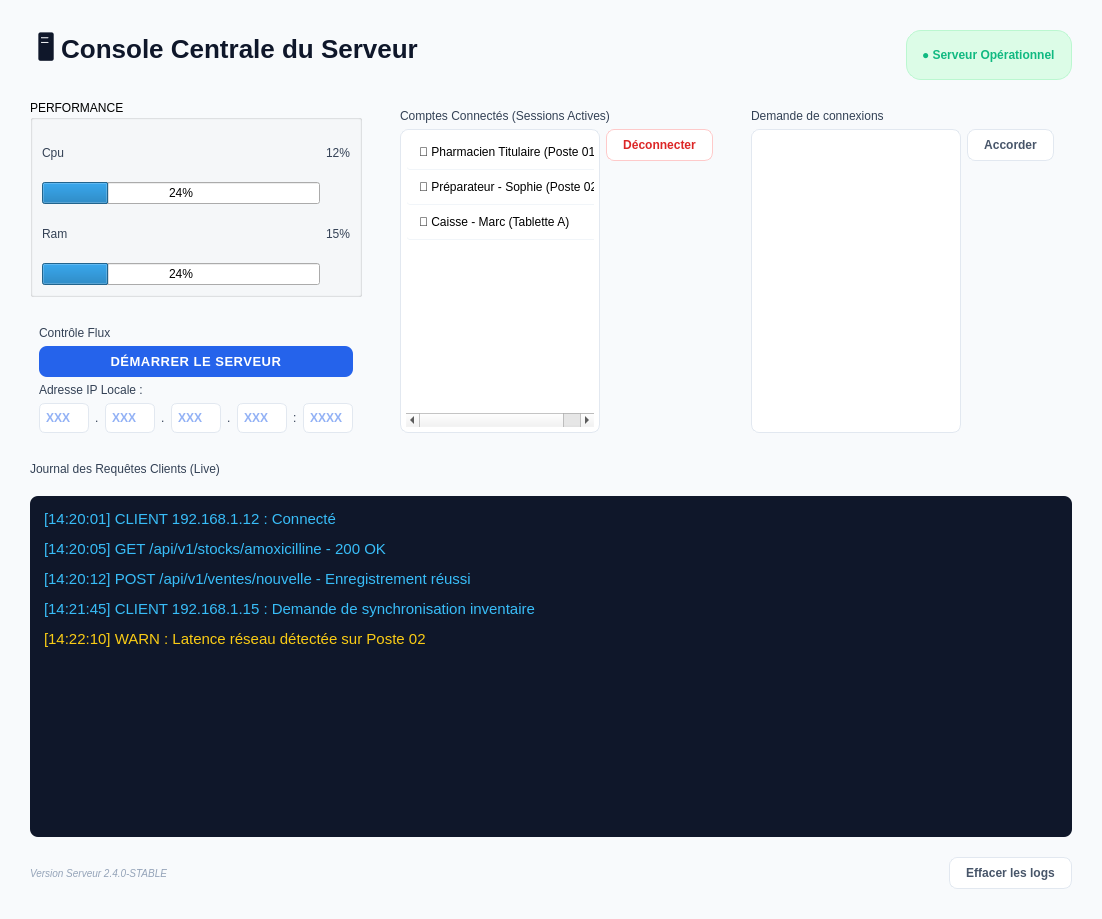
<?xml version="1.0" encoding="UTF-8"?>
<ui version="4.0">
 <class>PharmacieServerWidget</class>
 <widget class="QWidget" name="PharmacieServerWidget">
  <property name="geometry">
   <rect>
    <x>0</x>
    <y>0</y>
    <width>1102</width>
    <height>919</height>
   </rect>
  </property>
  <property name="windowTitle">
   <string>Console Serveur - Gestion Officine</string>
  </property>
  <property name="styleSheet">
   <string notr="true">/* Global Reset */
QWidget#PharmacieServerWidget {
    background-color: #f8fafc; /* Gris très clair pour le fond */
}

QLabel {
    font-family: &quot;Inter&quot;, &quot;Segoe UI&quot;, sans-serif;
    color: #334155;
}

/* En-tête */
QLabel#titleLabel {
    font-size: 26px;
    font-weight: 800;
    color: #0f172a;
    padding-bottom: 5px;
}

QLabel#serverStatusBadge {
    background-color: #dcfce7;
    color: #15803d;
    padding: 6px 12px;
    border-radius: 15px;
    font-weight: bold;
    border: 1px solid #bbf7d0;
}

/* Sections / Panels */
QFrame.ControlPanel {
    background-color: #ffffff;
    border: 1px solid #e2e8f0;
    border-radius: 12px;
}

QLabel.SectionHeader {
    font-size: 12px;
    font-weight: 800;
    color: #64748b;
    text-transform: uppercase;
    letter-spacing: 1.2px;
    margin-bottom: 5px;
}

/* Boutons */
QPushButton {
    background-color: #ffffff;
    border: 1px solid #e2e8f0;
    border-radius: 8px;
    padding: 8px 16px;
    font-weight: 600;
    color: #475569;
}

QPushButton:hover {
    background-color: #f1f5f9;
    border-color: #cbd5e1;
}

QPushButton#btnToggleServer {
    background-color: #2563eb;
    color: white;
    border: none;
    font-size: 13px;
    letter-spacing: 0.5px;
}

QPushButton#btnToggleServer:hover {
    background-color: #1d4ed8;
}

QPushButton#btnKick {
    color: #dc2626;
    border: 1px solid #fecaca;
}

QPushButton#btnKick:hover {
    background-color: #fef2f2;
}

/* Inputs (IP Address) */
QLineEdit {
    border: 1px solid #e2e8f0;
    border-radius: 6px;
    padding: 4px;
    background: #ffffff;
    selection-background-color: #93c5fd;
}

QLineEdit:focus {
    border: 2px solid #3b82f6;
}

/* Moniteur de logs */
QTextEdit#logMonitor {
    background-color: #0f172a;
    color: #38bdf8;
    font-family: &quot;Consolas&amp;quot&quot;,&quot;Monaco&amp;quot&quot;,&quot;monospace&quot;;
    border-radius: 8px;
    padding: 10px;
}

/* Listes */
QListWidget#listConnected, QListWidget#listWidget {
    border: 1px solid #e2e8f0;
    border-radius: 8px;
    background-color: #ffffff;
    outline: none;
    padding: 5px;
}

QListWidget::item {
    padding: 10px;
    border-bottom: 1px solid #f1f5f9;
    border-radius: 4px;
}

QListWidget::item:selected {
    background-color: #eff6ff;
    color: #2563eb;
    font-weight: bold;
}

/* Footer */
QLabel#lblFoot {
    color: #94a3b8;
    font-style: italic;
}</string>
  </property>
  <layout class="QVBoxLayout" name="mainLayout">
   <property name="spacing">
    <number>20</number>
   </property>
   <property name="leftMargin">
    <number>30</number>
   </property>
   <property name="topMargin">
    <number>30</number>
   </property>
   <property name="rightMargin">
    <number>30</number>
   </property>
   <property name="bottomMargin">
    <number>30</number>
   </property>
   <item>
    <layout class="QHBoxLayout" name="headerLayout">
     <item>
      <widget class="QLabel" name="titleLabel">
       <property name="text">
        <string>🖥️ Console Centrale du Serveur</string>
       </property>
      </widget>
     </item>
     <item>
      <spacer name="horizontalSpacer">
       <property name="orientation">
        <enum>Qt::Orientation::Horizontal</enum>
       </property>
       <property name="sizeHint" stdset="0">
        <size>
         <width>0</width>
         <height>0</height>
        </size>
       </property>
      </spacer>
     </item>
     <item>
      <widget class="QLabel" name="serverStatusBadge">
       <property name="styleSheet">
        <string notr="true">color: #10b981; font-weight: bold;</string>
       </property>
       <property name="text">
        <string>● Serveur Opérationnel</string>
       </property>
      </widget>
     </item>
    </layout>
   </item>
   <item>
    <layout class="QHBoxLayout" name="topConfigRow" stretch="1,1,1">
     <property name="spacing">
      <number>20</number>
     </property>
     <item>
      <layout class="QVBoxLayout" name="verticalLayout_3" stretch="1,0">
       <property name="rightMargin">
        <number>9</number>
       </property>
       <item>
        <widget class="QGroupBox" name="groupBox_2">
         <property name="title">
          <string>PERFORMANCE</string>
         </property>
         <layout class="QVBoxLayout" name="verticalLayout_4">
          <item>
           <layout class="QGridLayout" name="gridLayout">
            <item row="0" column="0">
             <widget class="QLabel" name="label_6">
              <property name="text">
               <string>Cpu</string>
              </property>
             </widget>
            </item>
            <item row="2" column="1">
             <widget class="QLabel" name="label_9">
              <property name="text">
               <string>15%</string>
              </property>
             </widget>
            </item>
            <item row="1" column="0">
             <widget class="QProgressBar" name="progressBar">
              <property name="value">
               <number>24</number>
              </property>
             </widget>
            </item>
            <item row="3" column="0">
             <widget class="QProgressBar" name="progressBar_2">
              <property name="value">
               <number>24</number>
              </property>
             </widget>
            </item>
            <item row="2" column="0">
             <widget class="QLabel" name="label_8">
              <property name="text">
               <string>Ram</string>
              </property>
             </widget>
            </item>
            <item row="0" column="1">
             <widget class="QLabel" name="label_7">
              <property name="text">
               <string>12%</string>
              </property>
             </widget>
            </item>
           </layout>
          </item>
         </layout>
        </widget>
       </item>
       <item>
        <widget class="QFrame" name="controlBox">
         <property name="className" stdset="0">
          <string>ControlPanel</string>
         </property>
         <layout class="QVBoxLayout" name="vControl" stretch="0,0,0,1">
          <item>
           <widget class="QLabel" name="lblCtrl">
            <property name="text">
             <string>Contrôle Flux</string>
            </property>
            <property name="className" stdset="0">
             <string>SectionHeader</string>
            </property>
           </widget>
          </item>
          <item>
           <widget class="QPushButton" name="btnToggleServer">
            <property name="text">
             <string>DÉMARRER LE SERVEUR</string>
            </property>
           </widget>
          </item>
          <item>
           <widget class="QLabel" name="lblIp">
            <property name="text">
             <string>Adresse IP Locale :</string>
            </property>
           </widget>
          </item>
          <item>
           <widget class="QFrame" name="horizontalFrame_ip">
            <property name="styleSheet">
             <string notr="true">QLineEdit{
	font-weight: bold; 
	color: #2563eb;
}</string>
            </property>
            <layout class="QHBoxLayout" name="horizontalLayout">
             <property name="leftMargin">
              <number>0</number>
             </property>
             <property name="topMargin">
              <number>0</number>
             </property>
             <property name="rightMargin">
              <number>0</number>
             </property>
             <property name="bottomMargin">
              <number>0</number>
             </property>
             <item>
              <widget class="QLineEdit" name="lineEdit">
               <property name="minimumSize">
                <size>
                 <width>50</width>
                 <height>30</height>
                </size>
               </property>
               <property name="placeholderText">
                <string>XXX</string>
               </property>
              </widget>
             </item>
             <item>
              <widget class="QLabel" name="label">
               <property name="text">
                <string>.</string>
               </property>
              </widget>
             </item>
             <item>
              <widget class="QLineEdit" name="lineEdit_2">
               <property name="minimumSize">
                <size>
                 <width>50</width>
                 <height>30</height>
                </size>
               </property>
               <property name="placeholderText">
                <string>XXX</string>
               </property>
              </widget>
             </item>
             <item>
              <widget class="QLabel" name="label_2">
               <property name="text">
                <string>.</string>
               </property>
              </widget>
             </item>
             <item>
              <widget class="QLineEdit" name="lineEdit_3">
               <property name="minimumSize">
                <size>
                 <width>50</width>
                 <height>30</height>
                </size>
               </property>
               <property name="placeholderText">
                <string>XXX</string>
               </property>
              </widget>
             </item>
             <item>
              <widget class="QLabel" name="label_3">
               <property name="text">
                <string>.</string>
               </property>
              </widget>
             </item>
             <item>
              <widget class="QLineEdit" name="lineEdit_4">
               <property name="minimumSize">
                <size>
                 <width>50</width>
                 <height>30</height>
                </size>
               </property>
               <property name="placeholderText">
                <string>XXX</string>
               </property>
              </widget>
             </item>
             <item>
              <widget class="QLabel" name="label_4">
               <property name="text">
                <string>:</string>
               </property>
              </widget>
             </item>
             <item>
              <widget class="QLineEdit" name="lineEdit_5">
               <property name="minimumSize">
                <size>
                 <width>50</width>
                 <height>30</height>
                </size>
               </property>
               <property name="placeholderText">
                <string>XXXX</string>
               </property>
              </widget>
             </item>
            </layout>
           </widget>
          </item>
         </layout>
        </widget>
       </item>
      </layout>
     </item>
     <item>
      <widget class="QFrame" name="usersBox">
       <property name="className" stdset="0">
        <string>ControlPanel</string>
       </property>
       <layout class="QVBoxLayout" name="vUsers">
        <item>
         <widget class="QLabel" name="lblUsers">
          <property name="text">
           <string>Comptes Connectés (Sessions Actives)</string>
          </property>
          <property name="className" stdset="0">
           <string>SectionHeader</string>
          </property>
         </widget>
        </item>
        <item>
         <layout class="QHBoxLayout" name="userListLayout" stretch="1,0">
          <item>
           <widget class="QListWidget" name="listConnected">
            <item>
             <property name="text">
              <string>👤 Pharmacien Titulaire (Poste 01)</string>
             </property>
            </item>
            <item>
             <property name="text">
              <string>👤 Préparateur - Sophie (Poste 02)</string>
             </property>
            </item>
            <item>
             <property name="text">
              <string>👤 Caisse - Marc (Tablette A)</string>
             </property>
            </item>
           </widget>
          </item>
          <item>
           <layout class="QVBoxLayout" name="userActions">
            <item>
             <widget class="QPushButton" name="btnKick">
              <property name="text">
               <string>Déconnecter</string>
              </property>
             </widget>
            </item>
            <item>
             <spacer name="vsU">
              <property name="orientation">
               <enum>Qt::Orientation::Vertical</enum>
              </property>
              <property name="sizeHint" stdset="0">
               <size>
                <width>0</width>
                <height>0</height>
               </size>
              </property>
             </spacer>
            </item>
           </layout>
          </item>
         </layout>
        </item>
       </layout>
      </widget>
     </item>
     <item>
      <widget class="QFrame" name="frame">
       <property name="frameShape">
        <enum>QFrame::Shape::NoFrame</enum>
       </property>
       <property name="frameShadow">
        <enum>QFrame::Shadow::Raised</enum>
       </property>
       <layout class="QVBoxLayout" name="verticalLayout_2">
        <item>
         <widget class="QLabel" name="label_5">
          <property name="text">
           <string>Demande de connexions</string>
          </property>
         </widget>
        </item>
        <item>
         <layout class="QHBoxLayout" name="horizontalLayout_2" stretch="1,0">
          <property name="bottomMargin">
           <number>0</number>
          </property>
          <item>
           <widget class="QListWidget" name="listWidget"/>
          </item>
          <item>
           <layout class="QVBoxLayout" name="verticalLayout">
            <property name="rightMargin">
             <number>9</number>
            </property>
            <property name="bottomMargin">
             <number>9</number>
            </property>
            <item>
             <widget class="QPushButton" name="pushButton">
              <property name="text">
               <string>Accorder</string>
              </property>
             </widget>
            </item>
            <item>
             <spacer name="verticalSpacer_2">
              <property name="orientation">
               <enum>Qt::Orientation::Vertical</enum>
              </property>
              <property name="sizeHint" stdset="0">
               <size>
                <width>20</width>
                <height>40</height>
               </size>
              </property>
             </spacer>
            </item>
           </layout>
          </item>
         </layout>
        </item>
       </layout>
      </widget>
     </item>
    </layout>
   </item>
   <item>
    <widget class="QLabel" name="lblLog">
     <property name="text">
      <string>Journal des Requêtes Clients (Live)</string>
     </property>
     <property name="className" stdset="0">
      <string>SectionHeader</string>
     </property>
    </widget>
   </item>
   <item>
    <widget class="QTextEdit" name="logMonitor">
     <property name="readOnly">
      <bool>true</bool>
     </property>
     <property name="html">
      <string>&lt;!DOCTYPE HTML PUBLIC &quot;-//W3C//DTD HTML 4.0//EN&quot; &quot;http://www.w3.org/TR/REC-html40/strict.dtd&quot;&gt;
&lt;html&gt;&lt;head&gt;&lt;meta name=&quot;qrichtext&quot; content=&quot;1&quot; /&gt;&lt;meta charset=&quot;utf-8&quot; /&gt;&lt;style type=&quot;text/css&quot;&gt;
p, li { white-space: pre-wrap; }
hr { height: 1px; border-width: 0; }
li.unchecked::marker { content: &quot;\2610&quot;; }
li.checked::marker { content: &quot;\2612&quot;; }
&lt;/style&gt;&lt;/head&gt;&lt;body style=&quot; font-family:'Consolas&amp;amp;quot','Monaco&amp;amp;quot','monospace'; font-size:11pt; font-weight:400; font-style:normal;&quot;&gt;
&lt;p style=&quot; margin-top:12px; margin-bottom:12px; margin-left:0px; margin-right:0px; -qt-block-indent:0; text-indent:0px;&quot;&gt;&lt;span style=&quot; font-family:'Consolas','Monaco','monospace';&quot;&gt;[14:20:01] CLIENT 192.168.1.12 : Connecté &lt;/span&gt;&lt;/p&gt;
&lt;p style=&quot; margin-top:12px; margin-bottom:12px; margin-left:0px; margin-right:0px; -qt-block-indent:0; text-indent:0px;&quot;&gt;&lt;span style=&quot; font-family:'Consolas','Monaco','monospace';&quot;&gt;[14:20:05] GET /api/v1/stocks/amoxicilline - 200 OK &lt;/span&gt;&lt;/p&gt;
&lt;p style=&quot; margin-top:12px; margin-bottom:12px; margin-left:0px; margin-right:0px; -qt-block-indent:0; text-indent:0px;&quot;&gt;&lt;span style=&quot; font-family:'Consolas','Monaco','monospace';&quot;&gt;[14:20:12] POST /api/v1/ventes/nouvelle - Enregistrement réussi &lt;/span&gt;&lt;/p&gt;
&lt;p style=&quot; margin-top:12px; margin-bottom:12px; margin-left:0px; margin-right:0px; -qt-block-indent:0; text-indent:0px;&quot;&gt;&lt;span style=&quot; font-family:'Consolas','Monaco','monospace';&quot;&gt;[14:21:45] CLIENT 192.168.1.15 : Demande de synchronisation inventaire &lt;/span&gt;&lt;/p&gt;
&lt;p style=&quot; margin-top:12px; margin-bottom:12px; margin-left:0px; margin-right:0px; -qt-block-indent:0; text-indent:0px;&quot;&gt;&lt;span style=&quot; font-family:'Consolas','Monaco','monospace'; color:#facc15;&quot;&gt;[14:22:10] WARN : Latence réseau détectée sur Poste 02&lt;/span&gt;&lt;span style=&quot; font-family:'Consolas','Monaco','monospace';&quot;&gt; &lt;/span&gt;&lt;/p&gt;&lt;/body&gt;&lt;/html&gt;</string>
     </property>
    </widget>
   </item>
   <item>
    <layout class="QHBoxLayout" name="footer">
     <item>
      <widget class="QLabel" name="lblFoot">
       <property name="styleSheet">
        <string notr="true">color: #94a3b8; font-size: 10px;</string>
       </property>
       <property name="text">
        <string>Version Serveur 2.4.0-STABLE</string>
       </property>
      </widget>
     </item>
     <item>
      <spacer name="hsF">
       <property name="orientation">
        <enum>Qt::Orientation::Horizontal</enum>
       </property>
       <property name="sizeHint" stdset="0">
        <size>
         <width>0</width>
         <height>0</height>
        </size>
       </property>
      </spacer>
     </item>
     <item>
      <widget class="QPushButton" name="btnClearLogs">
       <property name="text">
        <string>Effacer les logs</string>
       </property>
      </widget>
     </item>
    </layout>
   </item>
  </layout>
 </widget>
 <resources/>
 <connections/>
</ui>
